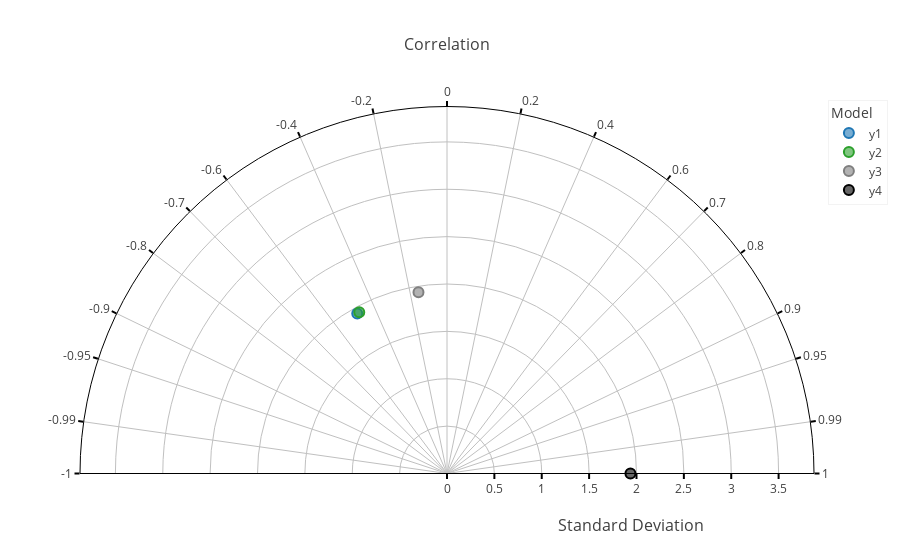

This figure's notebook cell:
### Code cell
chart_taylor_res = diag.chart_create_taylor_diagram(df_anscombes_quartet_modified, string_ref_model, string_corr_method)
chart_taylor_res.show()

### Figure 1 — Plotly figure (JSON) as saved in the notebook; plotly's stock layout.template omitted (floating-point values rounded to 4 significant figures)
{"data": [{"customdata": [["y1", 1.937, -0.4891], ["y1", 1.937, -0.4891], ["y1", 1.937, -0.4891], ["y1", 1.937, -0.4891]], "hoverlabel": {"bgcolor": "#FFFFFF", "bordercolor": "#1f77b4", "font": {"color": "#000000"}}, "hovertemplate": "Model: %{customdata[0]}<br>Standard Deviation: %{customdata[1]:.3f}<br>Correlation: %{customdata[2]:.3f}<br><extra></extra>", "marker": {"color": "rgba(31, 119, 180, 0.6)", "line": {"color": "#1f77b4", "width": 2}, "size": 10}, "mode": "markers", "name": "y1", "r": [1.937], "theta": [119.3], "type": "scatterpolar"}, {"customdata": [["y2", 1.937, -0.4781], ["y2", 1.937, -0.4781], ["y2", 1.937, -0.4781], ["y2", 1.937, -0.4781]], "hoverlabel": {"bgcolor": "#FFFFFF", "bordercolor": "#2ca02c", "font": {"color": "#000000"}}, "hovertemplate": "Model: %{customdata[0]}<br>Standard Deviation: %{customdata[1]:.3f}<br>Correlation: %{customdata[2]:.3f}<br><extra></extra>", "marker": {"color": "rgba(44, 160, 44, 0.6)", "line": {"color": "#2ca02c", "width": 2}, "size": 10}, "mode": "markers", "name": "y2", "r": [1.937], "theta": [118.6], "type": "scatterpolar"}, {"customdata": [["y3", 1.936, -0.1555], ["y3", 1.936, -0.1555], ["y3", 1.936, -0.1555], ["y3", 1.936, -0.1555]], "hoverlabel": {"bgcolor": "#FFFFFF", "bordercolor": "#7f7f7f", "font": {"color": "#000000"}}, "hovertemplate": "Model: %{customdata[0]}<br>Standard Deviation: %{customdata[1]:.3f}<br>Correlation: %{customdata[2]:.3f}<br><extra></extra>", "marker": {"color": "rgba(127, 127, 127, 0.6)", "line": {"color": "#7f7f7f", "width": 2}, "size": 10}, "mode": "markers", "name": "y3", "r": [1.936], "theta": [98.94], "type": "scatterpolar"}, {"customdata": [["y4", 1.936, 1], ["y4", 1.936, 1], ["y4", 1.936, 1], ["y4", 1.936, 1]], "hoverlabel": {"bgcolor": "#FFFFFF", "bordercolor": "#000000", "font": {"color": "#000000"}}, "hovertemplate": "Model: %{customdata[0]}<br>Standard Deviation: %{customdata[1]:.3f}<br>Correlation: %{customdata[2]:.3f}<br><extra></extra>", "marker": {"color": "rgba(0, 0, 0, 0.6)", "line": {"color": "#000000", "width": 2}, "size": 10}, "mode": "markers", "name": "y4", "r": [1.936], "theta": [0], "type": "scatterpolar"}], "layout": {"autosize": true, "legend": {"bgcolor": "#FFFFFF", "bordercolor": "#C0C0C0", "borderwidth": 0.2, "font": {"color": "#404040"}, "title": {"text": "Model"}}, "polar": {"angularaxis": {"direction": "counterclockwise", "gridcolor": "#C0C0C0", "griddash": "solid", "layer": "below traces", "linecolor": "#000000", "showline": true, "tickcolor": "#000000", "tickfont": {"color": "#404040"}, "ticks": "outside", "ticktext": [-1, -0.99, -0.95, -0.9, -0.8, -0.7, -0.6, -0.4, -0.2, 0, 0.2, 0.4, 0.6, 0.7, 0.8, 0.9, 0.95, 0.99, 1], "tickvals": [180, 171.9, 161.8, 154.2, 143.1, 134.4, 126.9, 113.6, 101.5, 90, 78.46, 66.42, 53.13, 45.57, 36.87, 25.84, 18.19, 8.11, 0], "tickwidth": 2, "type": "linear"}, "bgcolor": "#FFFFFF", "radialaxis": {"autorange": false, "gridcolor": "#C0C0C0", "griddash": "solid", "layer": "below traces", "linecolor": "#000000", "range": [0, 3.874], "showline": true, "tickcolor": "#000000", "tickfont": {"color": "#404040"}, "ticks": "outside", "tickwidth": 2, "title": {"font": {"color": "#404040", "size": 16}, "text": "<br>Standard Deviation"}, "type": "linear"}, "sector": [0, 180]}, "title": {"font": {"color": "#404040", "size": 16}, "text": "Correlation", "x": 0.5, "xanchor": "auto", "xref": "paper", "yanchor": "auto", "yref": "paper"}}}
